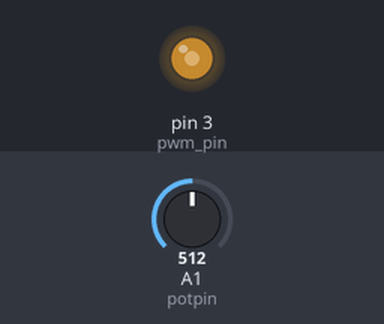
This sketch was run on a simulated Arduino Uno, built with avr-gcc and run on an emulated ATmega328P. Shown: output pins drawn as LEDs (lit = HIGH). The inputs (shaded band) are chosen by the test bench; at power-on: A1 (potpin) = 512.

Above: at 1.2 s.
1.3 s: A1 (potpin) set to 716
At 2.0 s:
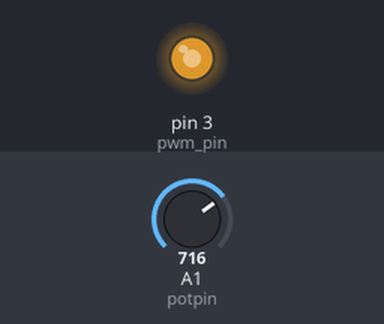
2.8 s: A1 (potpin) set to 900
At 3.2 s:
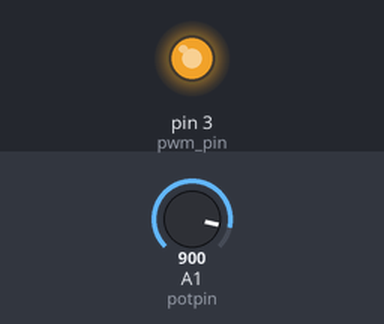
4.3 s: A1 (potpin) set to 122
At 5.5 s:
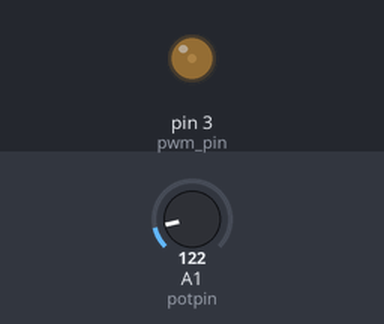
5.8 s: A1 (potpin) set to 511
At 6.7 s:
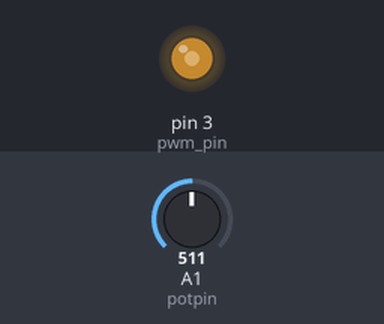
Timing chart, 0 to 8.3 s (numbered marks = the images above; inputs shaded):
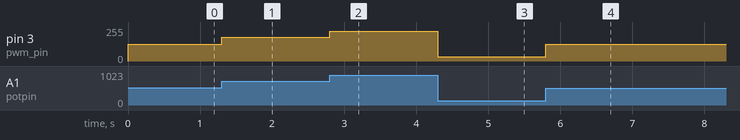

The sketch:

pwm_openloop.ino
```cpp
int potpin = A1;
int potval = 0;
int pwm_pin = 3;
int duty_cycle;

void setup() {
  // put your setup code here, to run once:

// Serial.begin(9600);

TCCR2B = TCCR2B & B11111000 | B00000001;

pinMode(potpin, INPUT);
pinMode(pwm_pin, OUTPUT);

}

void loop() {

potval = analogRead(potpin);

duty_cycle = constrain(map(potval, 0, 1023, 1, 254), 1, 254);//potval * 253/1024 + 1;

//Serial.println(duty_cycle);

analogWrite(pwm_pin, duty_cycle);

//delay(10);


}
```

Measured:
- after the input at 1.3 s, pin 3 (pwm_pin): 127/255 → 178/255 at once
- after the input at 2.8 s, pin 3 (pwm_pin): 178/255 → 223/255 at once
- after the input at 4.3 s, pin 3 (pwm_pin): 223/255 → 31/255 at once
- after the input at 5.8 s, pin 3 (pwm_pin): 31/255 → 127/255 at once
